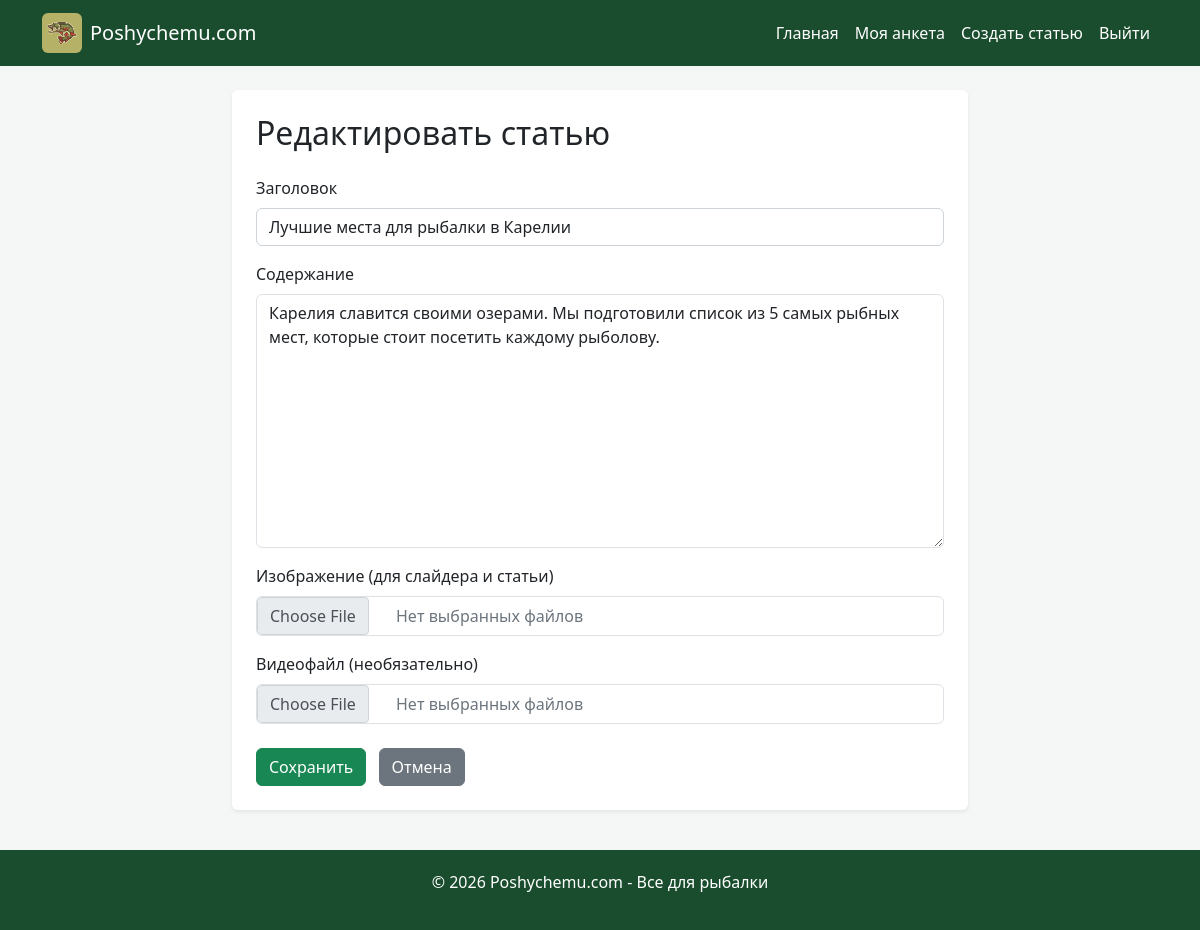
Screenshot of /post/2/edit/ (signed in) with the database file from the repository.
### blog/models.py (models this page shows, shortened)
class Post(models.Model):
    title = models.CharField(max_length=200, verbose_name="Заголовок")
    content = models.TextField(verbose_name="Содержание")
    author = models.ForeignKey(User, on_delete=models.CASCADE, verbose_name="Автор")
    created_date = models.DateTimeField(auto_now_add=True, verbose_name="Дата создания")
    updated_date = models.DateTimeField(auto_now=True, verbose_name="Дата обновления")
    image = models.ImageField(upload_to='blog_images/', blank=True, null=True, verbose_name="Изображение")
    video = models.FileField(upload_to='blog_videos/', blank=True, null=True, verbose_name="Видео")
    class Meta:
        verbose_name = "Статья"
        verbose_name_plural = "Статьи"
        ordering = ['-created_date']

### blog/views.py (the view, shortened to what this page needs)
# urls.py: path('post/<int:pk>/edit/', views.PostUpdateView.as_view(), name='post_edit'),
class PostUpdateView(LoginRequiredMixin, UpdateView):
    model = Post
    fields = ['title', 'content', 'image', 'video']
    template_name = 'blog/post_form.html'

### blog/templates/blog/post_form.html (shortened to what this page needs)
{% extends 'blog/base.html' %}
{% block content %}
<div class="row">
    <div class="col-md-8 offset-md-2">
        <div class="bg-white p-4 rounded shadow-sm">
            <h2 class="mb-4">{% if form.instance.pk %}Редактировать статью{% else %}Создать новую статью{% endif %}</h2>
            <form method="post" enctype="multipart/form-data">
                <div class="mb-3">
                    <label for="{{ form.title.id_for_label }}" class="form-label">Заголовок</label>
                    <input type="text" name="title" class="form-control" id="{{ form.title.id_for_label }}" value="{{ form.title.value|default_if_none:'' }}" required>
                </div>
                <div class="mb-3">
                    <label for="{{ form.content.id_for_label }}" class="form-label">Содержание</label>
                    <textarea name="content" class="form-control" id="{{ form.content.id_for_label }}" rows="10" required>{{ form.content.value|default_if_none:'' }}</textarea>
                </div>
                <div class="mb-3">
                    <label for="{{ form.image.id_for_label }}" class="form-label">Изображение (для слайдера и статьи)</label>
                    <div class="file-input-wrapper">
                        <input type="file" name="image"   class="form-control file-input-custom" id="{{ form.image.id_for_label }}" onchange="updateFileLabel(this)">
                        <span class="file-status-text" id="status-{{ form.image.id_for_label }}">Нет выбранных файлов</span>
                    </div>
                </div>
                <div class="mb-3">
                    <label for="{{ form.video.id_for_label }}" class="form-label">Видеофайл (необязательно)</label>
                    <div class="file-input-wrapper">
                        <input type="file" name="video" class="form-control file-input-custom" id="{{ form.video.id_for_label }}" onchange="updateFileLabel(this)">
                        <span class="file-status-text" id="status-{{ form.video.id_for_label }}">Нет выбранных файлов</span>
                    </div>
                </div>
                <div class="mt-4">
                    <button type="submit" class="btn btn-success">Сохранить</button>
                    <a href="{% if form.instance.pk %}{% url 'post_detail' form.instance.pk %}{% else %}{% url 'home' %}{% endif %}" class="btn btn-secondary ms-2">Отмена</a>
                </div>
            </form>
        </div>
    </div>
</div>
{% endblock %}

### static/css/style.css (style rules this page uses)
input[type="text"], input[type="password"], input[type="email"], textarea, select { display: block; width: 100%; padding: .375rem .75rem; font-size: 1rem; font-weight: 400; line-height: 1.5; color: #212529; background-color: #fff; background-clip: padding-box; border: 1px solid #ced4da; appearance: none; border-radius: .375rem; transition: border-color .15s ease-in-out,box-shadow .15s ease-in-out; }
.file-input-custom { color: transparent !important; position: relative; }
.file-input-wrapper { position: relative; display: block; }
.file-status-text { position: absolute; left: 140px; top: 50%; transform: translateY(-50%); color: #6c757d; pointer-events: none; white-space: nowrap; overflow: hidden; text-overflow: ellipsis; max-width: calc(100% - 150px); z-index: 5; }

### blog/templates/blog/base.html (style rules this page uses)
body { background-color: #f4f7f6; }

### rows the page displays
Post: title "Лучшие места для рыбалки в Карелии", content "Карелия славится своими озерами. Мы подготовили список из 5 самых рыбных мест, которые стоит посетить каждому рыболову."
